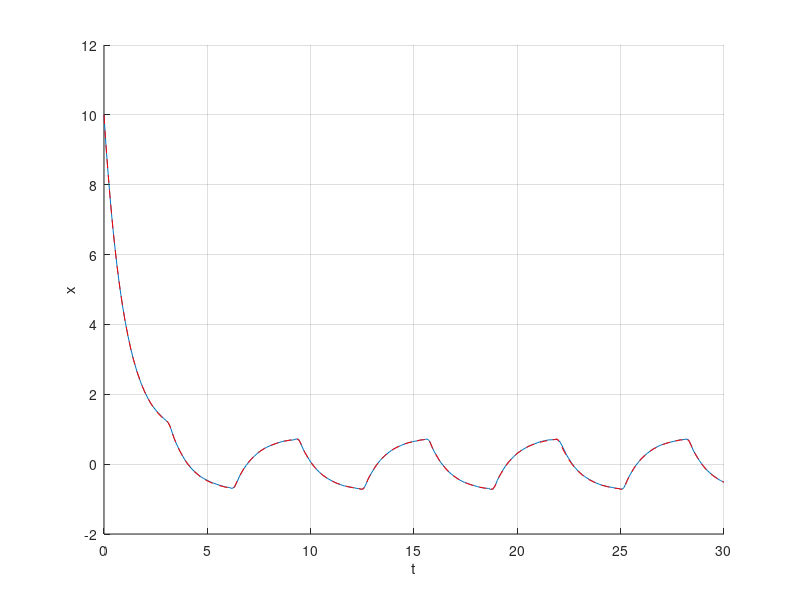

Write the MATLAB code that produced this figure.


figure
hold on
grid on

xlabel('t')
ylabel('x')

rhs = @(t, x) sin(t) + sin(3*t)/3 + sin(5*t)/5 + sin(7*t)/7 + sin(9*t)/9 + sin(11*t)/11 + sin(13*t)/13 + sin(15*t)/15 + sin(17*t)/17 + sin(19*t)/19 - x;
[t, x] = ode45(rhs, [0, 30], 10);

plot(t, x)

n = 1:10;
m1 = -1 ./ (1+(2*n-1).^2);
m2 = 1 ./ ( (1+(2*n-1).^2) .* (2*n-1));

c = cos( (2*n-1).*t );
s = sin( (2*n-1).*t );
A = 81103/7583;

y = A*exp(-t') + m1*c' + m2*s'

plot(t, y, 'r--')



